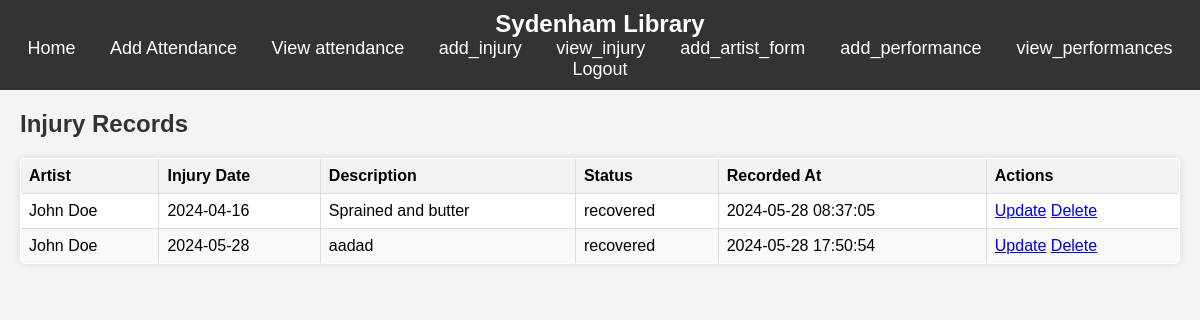
/pages/view_injury.php (signed in), run on the app's committed database.
### tables this page shows
CREATE TABLE `injury_records` (
  `id` int(11) NOT NULL,
  `artist_id` int(11) NOT NULL,
  `injury_date` date NOT NULL,
  `description` text NOT NULL,
  `status` enum('ongoing','recovered') NOT NULL,
  `created_at` timestamp NOT NULL DEFAULT current_timestamp()
);

CREATE TABLE `artists` (
  `id` int(11) NOT NULL,
  `first_name` varchar(50) NOT NULL,
  `last_name` varchar(50) NOT NULL,
  `date_of_birth` date NOT NULL,
  `gender` enum('male','female','other') NOT NULL,
  `bio` text DEFAULT NULL,
  `created_at` timestamp NOT NULL DEFAULT current_timestamp()
);

### pages/view_injury.php (the view, shortened to what this page needs)
<?php
require_once '../includes/db.php';
$injury_records = $pdo->query("SELECT ir.*, ar.first_name, ar.last_name FROM injury_records ir JOIN artists ar ON ir.artist_id = ar.id")->fetchAll(PDO::FETCH_ASSOC);
?>
<!DOCTYPE html>
<html>
<head>
</head>
<body>
<?php include '../templates/header.php'; ?>
    <div class="content">
        <h2>Injury Records</h2>
        <table>
            <thead>
                <tr>
                    <th>Artist</th>
                    <th>Injury Date</th>
                    <th>Description</th>
                    <th>Status</th>
                    <th>Recorded At</th>
                    <th>Actions</th>
                </tr>
            </thead>
            <tbody>
                <?php foreach ($injury_records as $record): ?>
                    <tr>
                        <td><?= htmlspecialchars($record['first_name'] . ' ' . $record['last_name']) ?></td>
                        <td><?= htmlspecialchars($record['injury_date']) ?></td>
                        <td><?= htmlspecialchars($record['description']) ?></td>
                        <td><?= htmlspecialchars($record['status']) ?></td>
                        <td><?= htmlspecialchars($record['created_at']) ?></td>
                        <td>
                            <a href="update_injury.php?id=<?= htmlspecialchars($record['id']) ?>">Update</a>
                            <a href="delete_injury.php?id=<?= htmlspecialchars($record['id']) ?>" onclick="return confirm('Are you sure you want to delete this record?')">Delete</a>
                        </td>
                    </tr>
                <?php endforeach; ?>
            </tbody>
        </table>
    </div>
</body>
</html>

### pages/view_injury.php (style rules this page uses)
body { font-family: Arial, sans-serif; margin: 0; padding: 0; background-color: #f4f4f4; }
.content { padding: 20px; }
h2 { color: #333; margin-top: 0; }
table { width: 100%; border-collapse: collapse; margin-top: 20px; background-color: #fff; box-shadow: 0 0 10px rgba(0, 0, 0, 0.1); border-radius: 5px; overflow: hidden; }
table, th, td { border: 1px solid #ddd; }
th, td { padding: 8px; text-align: left; }
th { background-color: #f2f2f2; }
tr:nth-child(even) { background-color: #f9f9f9; }

### templates/header.php (style rules this page uses)
body { font-family: Arial, sans-serif; margin: 0; padding: 0; }

### data on the page
injury_records: artist.last_name "John Doe", injury_date "2024-04-16", description "Sprained and butter", status "recovered", created_at "2024-05-28 08:37:05"
injury_records: artist.last_name "John Doe", injury_date "2024-05-28", description "aadad", status "recovered", created_at "2024-05-28 17:50:54"
